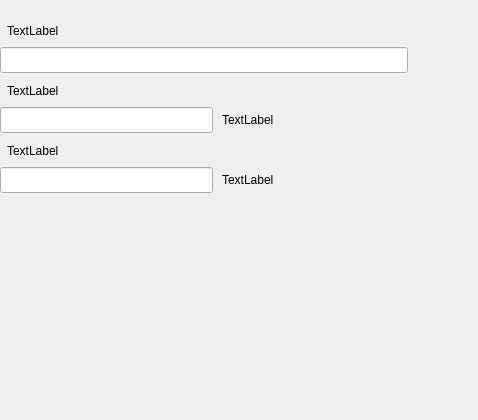
                     <widget class="QWidget" name="LogPage">
                      <layout class="QVBoxLayout" name="verticalLayout_10">
                       <property name="spacing">
                        <number>0</number>
                       </property>
                       <property name="leftMargin">
                        <number>0</number>
                       </property>
                       <property name="topMargin">
                        <number>20</number>
                       </property>
                       <property name="rightMargin">
                        <number>0</number>
                       </property>
                       <property name="bottomMargin">
                        <number>0</number>
                       </property>
                       <item>
                        <widget class="QWidget" name="horizontalWidget" native="true">
                         <property name="minimumSize">
                          <size>
                           <width>0</width>
                           <height>60</height>
                          </size>
                         </property>
                         <property name="maximumSize">
                          <size>
                           <width>16777215</width>
                           <height>60</height>
                          </size>
                         </property>
                         <layout class="QVBoxLayout" name="verticalLayout">
                          <property name="spacing">
                           <number>0</number>
                          </property>
                          <property name="leftMargin">
                           <number>0</number>
                          </property>
                          <property name="topMargin">
                           <number>0</number>
                          </property>
                          <property name="rightMargin">
                           <number>0</number>
                          </property>
                          <property name="bottomMargin">
                           <number>0</number>
                          </property>
                          <item>
                           <layout class="QHBoxLayout" name="horizontalLayout_5">
                            <property name="spacing">
                             <number>0</number>
                            </property>
                            <property name="leftMargin">
                             <number>7</number>
                            </property>
                            <item>
                             <widget class="QLabel" name="logPathText">
                              <property name="minimumSize">
                               <size>
                                <width>0</width>
                                <height>18</height>
                               </size>
                              </property>
                              <property name="maximumSize">
                               <size>
                                <width>16777215</width>
                                <height>18</height>
                               </size>
                              </property>
                              <property name="text">
                               <string>TextLabel</string>
                              </property>
                             </widget>
                            </item>
                           </layout>
                          </item>
                          <item>
                           <widget class="QWidget" name="widget" native="true">
                            <property name="minimumSize">
                             <size>
                              <width>0</width>
                              <height>36</height>
                             </size>
                            </property>
                            <property name="maximumSize">
                             <size>
                              <width>16777215</width>
                              <height>36</height>
                             </size>
                            </property>
                            <layout class="QHBoxLayout" name="horizontalLayout_6">
                             <property name="spacing">
                              <number>9</number>
                             </property>
                             <property name="leftMargin">
                              <number>0</number>
                             </property>
                             <property name="topMargin">
                              <number>0</number>
                             </property>
                             <property name="rightMargin">
                              <number>0</number>
                             </property>
                             <property name="bottomMargin">
                              <number>0</number>
                             </property>
                             <item>
                              <widget class="QLineEdit" name="logPathEdit">
                               <property name="minimumSize">
                                <size>
                                 <width>408</width>
                                 <height>26</height>
                                </size>
                               </property>
                               <property name="maximumSize">
                                <size>
                                 <width>408</width>
                                 <height>26</height>
                                </size>
                               </property>
                              </widget>
                             </item>
                             <item>
                              <widget class="QPushButton" name="logPathButton">
                               <property name="minimumSize">
                                <size>
                                 <width>21</width>
                                 <height>14</height>
                                </size>
                               </property>
                               <property name="maximumSize">
                                <size>
                                 <width>21</width>
                                 <height>16777215</height>
                                </size>
                               </property>
                               <property name="text">
                                <string/>
                               </property>
                               <property name="flat">
                                <bool>true</bool>
                               </property>
                              </widget>
                             </item>
                             <item>
                              <spacer name="horizontalSpacer_4">
                               <property name="orientation">
                                <enum>Qt::Horizontal</enum>
                               </property>
                               <property name="sizeHint" stdset="0">
                                <size>
                                 <width>40</width>
                                 <height>20</height>
                                </size>
                               </property>
                              </spacer>
                             </item>
                            </layout>
                           </widget>
                          </item>
                         </layout>
                        </widget>
                       </item>
                       <item>
                        <widget class="QWidget" name="horizontalWidget_2" native="true">
                         <property name="minimumSize">
                          <size>
                           <width>0</width>
                           <height>60</height>
                          </size>
                         </property>
                         <property name="maximumSize">
                          <size>
                           <width>16777215</width>
                           <height>60</height>
                          </size>
                         </property>
                         <layout class="QVBoxLayout" name="verticalLayout_8">
                          <property name="spacing">
                           <number>0</number>
                          </property>
                          <property name="leftMargin">
                           <number>0</number>
                          </property>
                          <property name="topMargin">
                           <number>0</number>
                          </property>
                          <property name="rightMargin">
                           <number>0</number>
                          </property>
                          <property name="bottomMargin">
                           <number>0</number>
                          </property>
                          <item>
                           <layout class="QHBoxLayout" name="horizontalLayout_9">
                            <property name="spacing">
                             <number>0</number>
                            </property>
                            <property name="leftMargin">
                             <number>7</number>
                            </property>
                            <item>
                             <widget class="QLabel" name="fileSizeText">
                              <property name="minimumSize">
                               <size>
                                <width>0</width>
                                <height>18</height>
                               </size>
                              </property>
                              <property name="maximumSize">
                               <size>
                                <width>16777215</width>
                                <height>18</height>
                               </size>
                              </property>
                              <property name="text">
                               <string>TextLabel</string>
                              </property>
                             </widget>
                            </item>
                           </layout>
                          </item>
                          <item>
                           <widget class="QWidget" name="widget_3" native="true">
                            <property name="minimumSize">
                             <size>
                              <width>0</width>
                              <height>36</height>
                             </size>
                            </property>
                            <property name="maximumSize">
                             <size>
                              <width>16777215</width>
                              <height>36</height>
                             </size>
                            </property>
                            <layout class="QHBoxLayout" name="horizontalLayout_7">
                             <property name="spacing">
                              <number>9</number>
                             </property>
                             <property name="leftMargin">
                              <number>0</number>
                             </property>
                             <property name="topMargin">
                              <number>0</number>
                             </property>
                             <property name="rightMargin">
                              <number>0</number>
                             </property>
                             <property name="bottomMargin">
                              <number>0</number>
                             </property>
                             <item>
                              <widget class="QLineEdit" name="fileSizeEdit">
                               <property name="minimumSize">
                                <size>
                                 <width>213</width>
                                 <height>26</height>
                                </size>
                               </property>
                               <property name="maximumSize">
                                <size>
                                 <width>213</width>
                                 <height>26</height>
                                </size>
                               </property>
                              </widget>
                             </item>
                             <item>
                              <widget class="QLabel" name="kbText">
                               <property name="text">
                                <string>TextLabel</string>
                               </property>
                              </widget>
                             </item>
                             <item>
                              <spacer name="horizontalSpacer_2">
                               <property name="orientation">
                                <enum>Qt::Horizontal</enum>
                               </property>
                               <property name="sizeHint" stdset="0">
                                <size>
                                 <width>40</width>
                                 <height>20</height>
                                </size>
                               </property>
                              </spacer>
                             </item>
                            </layout>
                           </widget>
                          </item>
                         </layout>
                        </widget>
                       </item>
                       <item>
                        <widget class="QWidget" name="horizontalWidget_3" native="true">
                         <property name="minimumSize">
                          <size>
                           <width>0</width>
                           <height>60</height>
                          </size>
                         </property>
                         <property name="maximumSize">
                          <size>
                           <width>16777215</width>
                           <height>60</height>
                          </size>
                         </property>
                         <layout class="QVBoxLayout" name="verticalLayout_9">
                          <property name="spacing">
                           <number>0</number>
                          </property>
                          <property name="leftMargin">
                           <number>0</number>
                          </property>
                          <property name="topMargin">
                           <number>0</number>
                          </property>
                          <property name="rightMargin">
                           <number>0</number>
                          </property>
                          <property name="bottomMargin">
                           <number>0</number>
                          </property>
                          <item>
                           <layout class="QHBoxLayout" name="horizontalLayout_10">
                            <property name="spacing">
                             <number>0</number>
                            </property>
                            <property name="leftMargin">
                             <number>7</number>
                            </property>
                            <item>
                             <widget class="QLabel" name="keepTime">
                              <property name="minimumSize">
                               <size>
                                <width>0</width>
                                <height>18</height>
                               </size>
                              </property>
                              <property name="maximumSize">
                               <size>
                                <width>16777215</width>
                                <height>18</height>
                               </size>
                              </property>
                              <property name="text">
                               <string>TextLabel</string>
                              </property>
                             </widget>
                            </item>
                           </layout>
                          </item>
                          <item>
                           <widget class="QWidget" name="widget_4" native="true">
                            <property name="minimumSize">
                             <size>
                              <width>0</width>
                              <height>36</height>
                             </size>
                            </property>
                            <property name="maximumSize">
                             <size>
                              <width>16777215</width>
                              <height>36</height>
                             </size>
                            </property>
                            <layout class="QHBoxLayout" name="horizontalLayout_8">
                             <property name="spacing">
                              <number>9</number>
                             </property>
                             <property name="leftMargin">
                              <number>0</number>
                             </property>
                             <property name="topMargin">
                              <number>0</number>
                             </property>
                             <property name="rightMargin">
                              <number>0</number>
                             </property>
                             <property name="bottomMargin">
                              <number>0</number>
                             </property>
                             <item>
                              <widget class="QLineEdit" name="keepTimeEdit">
                               <property name="minimumSize">
                                <size>
                                 <width>213</width>
                                 <height>26</height>
                                </size>
                               </property>
                               <property name="maximumSize">
                                <size>
                                 <width>213</width>
                                 <height>26</height>
                                </size>
                               </property>
                              </widget>
                             </item>
                             <item>
                              <widget class="QLabel" name="keepTimeDayText">
                               <property name="text">
                                <string>TextLabel</string>
                               </property>
                              </widget>
                             </item>
                             <item>
                              <spacer name="horizontalSpacer_3">
                               <property name="orientation">
                                <enum>Qt::Horizontal</enum>
                               </property>
                               <property name="sizeHint" stdset="0">
                                <size>
                                 <width>40</width>
                                 <height>20</height>
                                </size>
                               </property>
                              </spacer>
                             </item>
                            </layout>
                           </widget>
                          </item>
                         </layout>
                        </widget>
                       </item>
                       <item>
                        <spacer name="verticalSpacer_2">
                         <property name="orientation">
                          <enum>Qt::Vertical</enum>
                         </property>
                         <property name="sizeHint" stdset="0">
                          <size>
                           <width>20</width>
                           <height>220</height>
                          </size>
                         </property>
                        </spacer>
                       </item>
                      </layout>
                     </widget>
